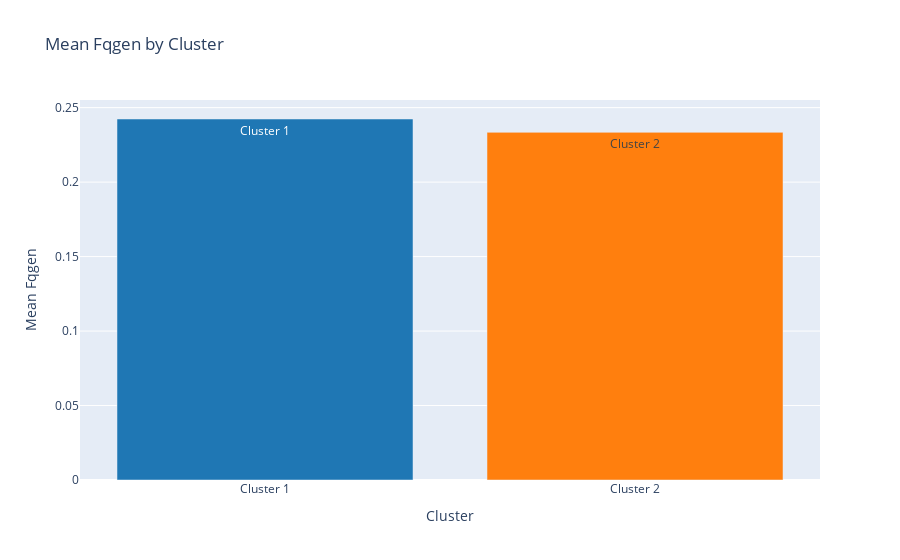

The notebook cell this image was saved under:
### Code cell
import plotly.graph_objects as go

# create bar chart
fig = go.Figure(go.Bar(
            x=['Cluster 1', 'Cluster 2', 'Cluster 3'],
            y=cluster_means,
            text=[f"Cluster {i+1}" for i in range(len(cluster_means))],
            textposition='auto',
            marker=dict(color=['#1f77b4', '#ff7f0e', '#2ca02c']),
            )
         )

# add title and axis labels
fig.update_layout(title="Mean Fqgen by Cluster", xaxis_title="Cluster", yaxis_title="Mean Fqgen")

# show plot
fig.show()

### Figure 1 — Plotly figure (JSON) as saved in the notebook; plotly's stock layout.template omitted (floating-point values rounded to 4 significant figures)
{"data": [{"marker": {"color": ["#1f77b4", "#ff7f0e", "#2ca02c"]}, "text": ["Cluster 1", "Cluster 2"], "textposition": "auto", "type": "bar", "x": ["Cluster 1", "Cluster 2", "Cluster 3"], "y": [0.2424, 0.2334]}], "layout": {"title": {"text": "Mean Fqgen by Cluster"}, "xaxis": {"title": {"text": "Cluster"}}, "yaxis": {"title": {"text": "Mean Fqgen"}}}}
